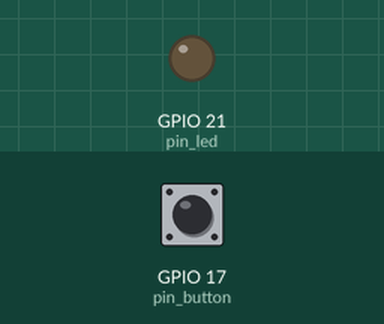
A program run on a simulated Raspberry Pi (BCM pin numbers). Shown: output pins drawn as LEDs (lit = HIGH). Inputs (shaded band) come from the test bench; at power-on: GPIO 17 (pin_button) HIGH.

Above: at 1.2 s.
1.3 s: GPIO 17 (pin_button) pulled LOW for 0.15 s
At 1.37 s:
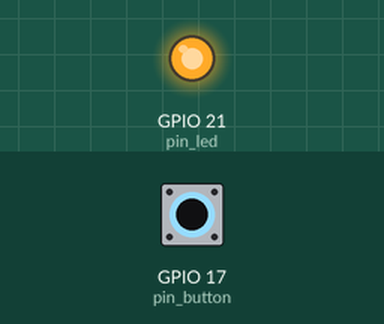
2.9 s: GPIO 17 (pin_button) pulled LOW for 3.2 s
At 7.4 s:
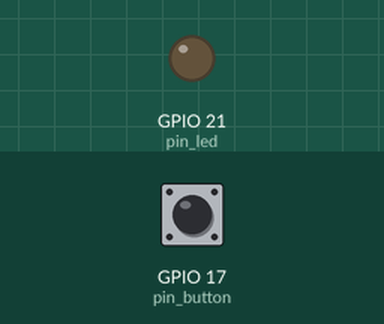
Timing chart, 0 to 8.9 s (numbered marks = the images above; inputs shaded):
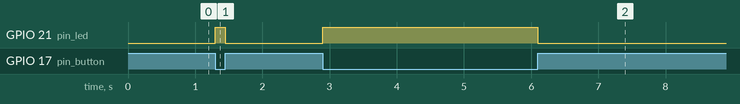

Measured:
- after the input at 1.3 s, GPIO 21 (pin_led): LOW → HIGH at once, → LOW 0.15 s later
- after the input at 2.9 s, GPIO 21 (pin_led): LOW → HIGH at once, → LOW 3.2 s later

The program:

LED_Button.py
```python
import RPi.GPIO as GPIO
import time

pin_led = 21
pin_button = 17

GPIO.setwarnings(False)
GPIO.setmode(GPIO.BCM)
GPIO.setup(pin_led, GPIO.OUT)
GPIO.setup(pin_button, GPIO.IN, GPIO.PUD_UP)

while True:
    if not GPIO.input(pin_button):
        GPIO.output(pin_led, GPIO.HIGH)
    else:
        GPIO.output(pin_led, GPIO.LOW)

GPIO.cleanup()
```
